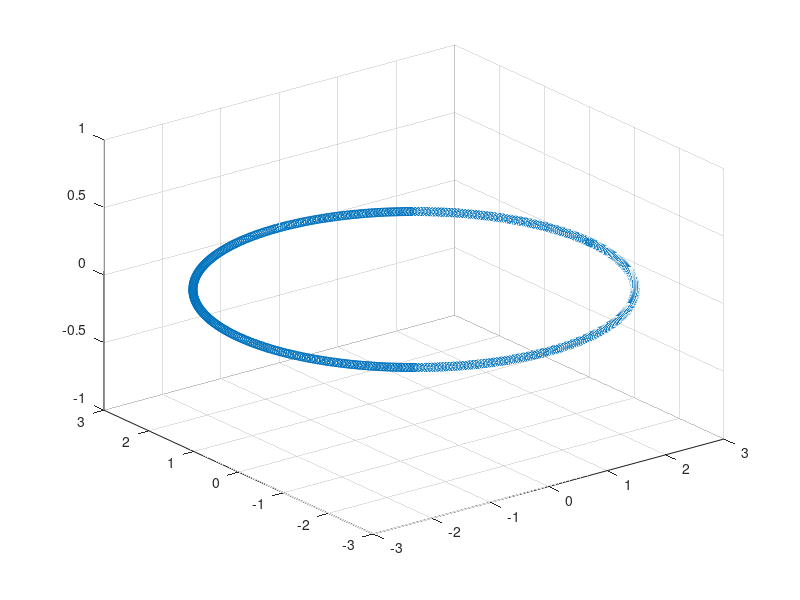

This figure's MATLAB source: (Note: this script raises an error after producing the figure.)
% Runs a circle around a cube

clear
close all
clc

%circle parameters
R = 3; %radius
N = 1000; %number of images
inc = 0; %inclination (not a real orbital inclination)
Revs = 2; %number of revolutions around the cube

theta = linspace(0,2*pi*Revs,N);
x = zeros(3,N);
for ii = 1:N
    x(1,ii) = R*cos(theta(ii));
    x(2,ii) = R*sin(theta(ii));
    % x(3,ii) = inc*sin(4*theta(ii));
    x(3,ii) = inc;
end

figure
scatter3(x(1,:),x(2,:),x(3,:))

% Create the cube
P = [1; 0; 0];
s = 0.5;
sw = 0.05;
fc = [1 0 0;
    0 1 0;
    0 0 1;
    1 1 0;
    1 0 1;
    0 1 1];

ec = [.1 .1 .1];
C = createCube(P, s, sw, fc, ec);
Ccell = cell(1);
Ccell{1} = C;

% createPixelVectors and camera information
f = 500;
width = 640;
height = 480;
sz = [width, height];
px = width/2;
py = height/2;
K = [f, 0, px;
    0, f, py;
    0, 0, 1];

V = createPixelVectors(K,width,height);

%run through and create an image at each point, always pointing towards the
%center
v = [0; 0; 1];
figure
tic
for ii = 1:N
   
    %create the quaternion for this location
    imFoc = [0 0 0]'; %point the image is centered on
    vec2cent = imFoc - x(:,ii);
    r = vrrotvec(v, imFoc - x(:,ii));
    theta = atan2(vec2cent(2),vec2cent(1));
    q = angle2quat(theta,-pi/2,0,'ZXY');
    q = quatconj(q);
    q = axang2quat(r);
    
    imgRGBD = createImage(Ccell, x(:,ii), q', V, sz, K);
    img = imgRGBD(:,:,1:3);
    imshow(img);
    
    imwrite(img,strcat('images/cubeCircling',num2str(ii,'%04i'),'.jpg'))
    
    disp('Percent Complete:')
    disp(ii/N*100)

end
toc